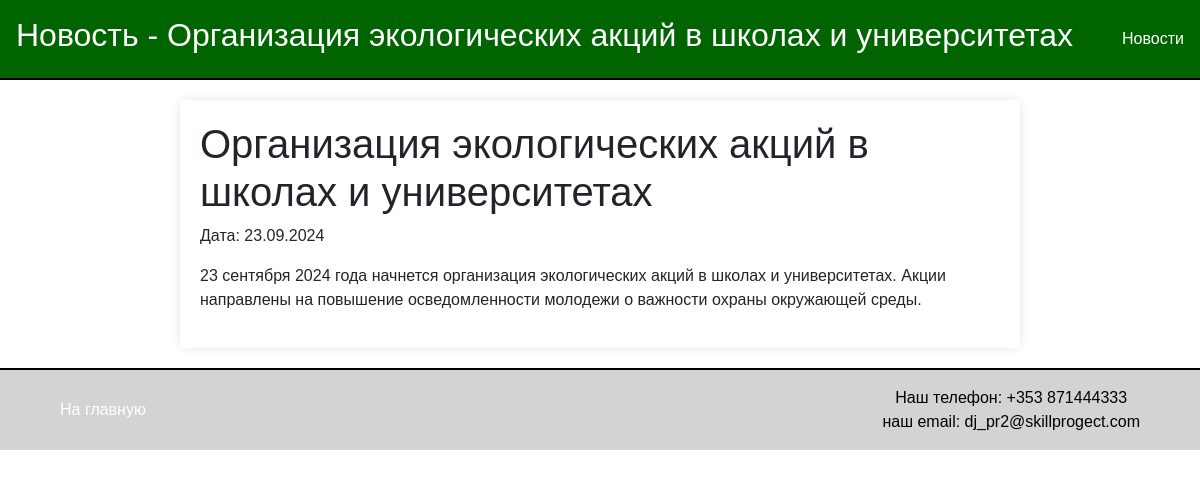
Page /news/50/ on the committed database.
### news/models.py (models this page shows)
class Article(models.Model):
    title = models.CharField(max_length=200)
    content = models.TextField()
    publication_date = models.DateField()
    author = models.CharField(max_length=100)
    type = models.BooleanField()  # Новое поле с типом Boolean которое показывает что это статья type=False

### news/views.py (the view)
# urls.py: path('news/<int:id>/', views.article_detail, name='article_detail'),
def article_detail(request, id):
    article = get_object_or_404(Article, id=id)
    return render(request, 'news/article_detail.html', {'article': article})

### news/templatetags/censor_filters.py (called while the page is built)
@register.filter
def censor(value):
    if not isinstance(value, str):
        raise ValueError('Filter can only be applied to strings')
    def replace_word(match):
        word = match.group()
        if word.lower() in PROHIBITED_WORDS:
            return word[0] + '*' * (len(word) - 1)
        return word
    pattern = r'\b(?:' + '|'.join(re.escape(word) for word in PROHIBITED_WORDS) + r')\b'
    censored_text = re.sub(pattern, replace_word, value, flags=re.IGNORECASE)
    return censored_text

### news/templates/news/article_detail.html (shortened to what this page needs)
{% extends 'news/default.html' %}
{% load censor_filters %}
{% block header %}Новость - {{ article.title|censor }}{% endblock %}
{% block content %}
    <h1>{{ article.title|censor }}</h1>
    <p>Дата: {{ article.publication_date|date:"d.m.Y" }}</p>
    <p>{{ article.content|censor }}</p>
{% endblock %}

### news/templates/news/default.html (style rules this page uses)
body { font-family: Arial, sans-serif; margin: 0; padding: 0; box-sizing: border-box; }

### rows in the picture
Article: title|censor "Организация экологических акций в школах и университетах", publication_date "23.09.2024", content|censor "23 сентября 2024 года начнется организация экологических акций в школах и университетах. Акции направлены на повышение осведомленности молодежи о важности охраны окружающей среды."
